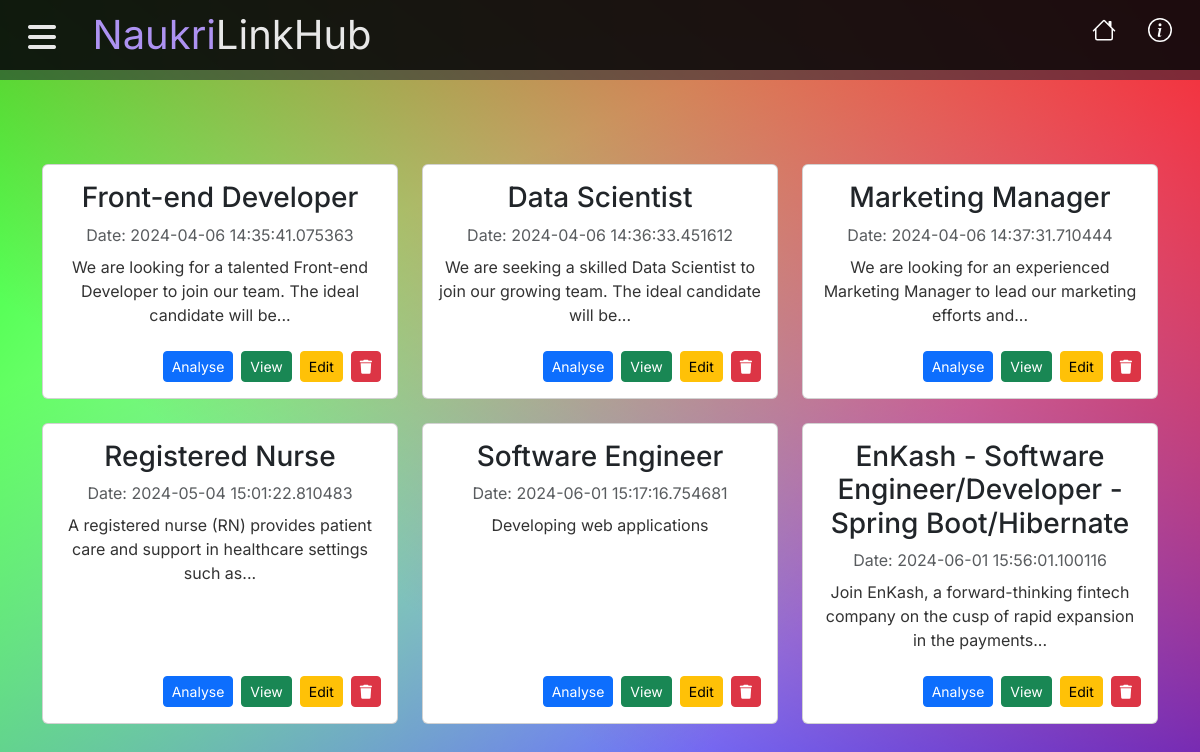
The app's page /show/jobs with its own data.
### code/database.py (models this page shows, shortened)
class Job(Base):
    __tablename__ = 'jobs'
    id = Column(Integer, primary_key=True)
    title = Column(String(100), nullable=False)
    description = Column(String(255), nullable=False)
    created_at = Column(DateTime, default=datetime.now)

### code/app.py (the view)
@app.route('/show/jobs')
def show_jobs():
    jobs = db_manager.open_db().query(Job).all()
    return render_template('show_jobs.html', jobs=jobs)

### code/database.py (called while the page is built)
    def open_db(self):
        return self.Session()

### code/templates/show_jobs.html (shortened to what this page needs)
{% extends 'home.html' %}
{% block content %}
<div class="container" style="margin-top: 60px;">
  <section class="jumbotron text-center">
    <br>
    <div class="row">
      {% for job in jobs %}
      <div class="col-lg-4 mb-4">
        <div class="card h-100">
          <div class="card-body d-flex flex-column">
            <h3 class="card-title">{{job.title}}</h3>
            <div class="mb-2 text-muted">Date: {{job.created_at}}</div>
            <p class="card-text flex-grow-1">{{job.description|truncate(100)}}</p>
            <div class="d-flex justify-content-end">
              <a href="/analyse/resumes/{{job.id}}" class="btn btn-primary btn-sm mt-2">Analyse</a>
              <a href="/view/job/{{job.id}}" class="btn btn-success btn-sm mt-2 ms-2">View</a>
              <a href="/edit/job/{{job.id}}" class="btn btn-warning btn-sm mt-2 ms-2">Edit</a>
              <a href="/delete/job/{{job.id}}" class="btn btn-danger btn-sm mt-2 ms-2">
                <i class="fas fa-trash"></i>
              </a>
            </div>
          </div>
        </div>
      </div>
      {% endfor %}
    </div>
  </section>
</div>
{% endblock %}

### code/templates/home.html (shortened to what this page needs)
<!DOCTYPE html>
<html lang="en">
<head>
    <link href="https://cdn.jsdelivr.net/npm/bootstrap@5.3.2/dist/css/bootstrap.min.css" rel="stylesheet"
 />
    <link rel="stylesheet" href="/static/styles.css">
    <link rel="stylesheet" href="https://cdnjs.cloudflare.com/ajax/libs/font-awesome/6.4.0/css/all.min.css">
</head>
<body>
    <header>
        <div class="back_navbar">
            <nav>
                <div class="container-fluid d-flex justify-content-between align-items-center">
                    <div>
                        <a class="navbar_menu"><i class="fas fa-bars"></i></a>
                        <a class="navbar_brand" href="/"><span class="blue">Naukri</span><span class="white">LinkHub</span></a>
                    </div>
                    <div>
                        <ul class="navbar_links list-unstyled d-flex">
                            <li>
                                <a href="/home">
                                </a>
                            </li>
                            <li>
                                <a href="/about">
                                </a>
                            </li>
                        </ul>
                    </div>
                </div>
            </nav>
        </div>
    </header>
    <main>
        {% block content %}{% endblock %}
    </main>
</body>
</html>

### code/static/styles.css (style rules this page uses)
* { margin: 0; padding: 0; box-sizing: border-box; font-family: "Inter", Arial, sans-serif; }
body { min-height: 100vh; background-position: left; background-size: cover; background-image: url('https://miro.medium.com/v2/resize:fit:2000/format:webp/1*ET2aiKwnLubVd_tUNsY8Eg.jpeg'); }
li { list-style: none; }
header { position: relative; display: flex; justify-content: center; z-index: 1; }
.back_navbar { position: sticky; margin: 0; width: 100%; height: 80px; display: flex; background-color: #1D2031; background-color: rgba(29, 32, 49, 0.54); }
nav { width: 100%; height: 70px; display: flex; align-items: center; justify-content: space-between; background-color: rgb(6, 6, 6, 0.8); }
nav a { font-size: 2.5rem; padding: 1rem; text-decoration: none; }
nav a .blue { color: #AD92F1; }
nav a .white { color: #E8E8E8; }
nav div .navbar_menu { font-size: 2rem; color: #E8E8E8 }
ul { list-style: none; }

### code/templates/show_jobs.html (style rules this page uses)
body { background: linear-gradient(217deg, rgba(255,0,0,.8), rgba(255,0,0,0) 70.71%), linear-gradient(127deg, rgba(0,255,0,.8), rgba(0,255,0,0) 70.71%), linear-gradient(336deg, rgba(0,0,255,.8), rgba(0,0,255,0) 70.71%); background-size: cover; background-repeat: no-repeat; background-position: center; font-family: Arial, sans-serif; }
.card-text { color: #333; }

### records on screen
Job: title "Front-end Developer", created_at "2024-04-06 14:35:41.075363", description "We are looking for a talented Front-end Developer to join our team. The ideal candidate will be..."
Job: title "Data Scientist", created_at "2024-04-06 14:36:33.451612", description "We are seeking a skilled Data Scientist to join our growing team. The ideal candidate will be..."
Job: title "Marketing Manager", created_at "2024-04-06 14:37:31.710444", description "We are looking for an experienced Marketing Manager to lead our marketing efforts and..."
Job: title "Registered Nurse", created_at "2024-05-04 15:01:22.810483", description "A registered nurse (RN) provides patient care and support in healthcare settings such as..."
Job: title "Software Engineer", created_at "2024-06-01 15:17:16.754681", description "Developing web applications"
Job: title "EnKash - Software Engineer/Developer - Spring Boot/Hibernate", created_at "2024-06-01 15:56:01.100116", description "Join EnKash, a forward-thinking fintech company on the cusp of rapid expansion in the payments..."
